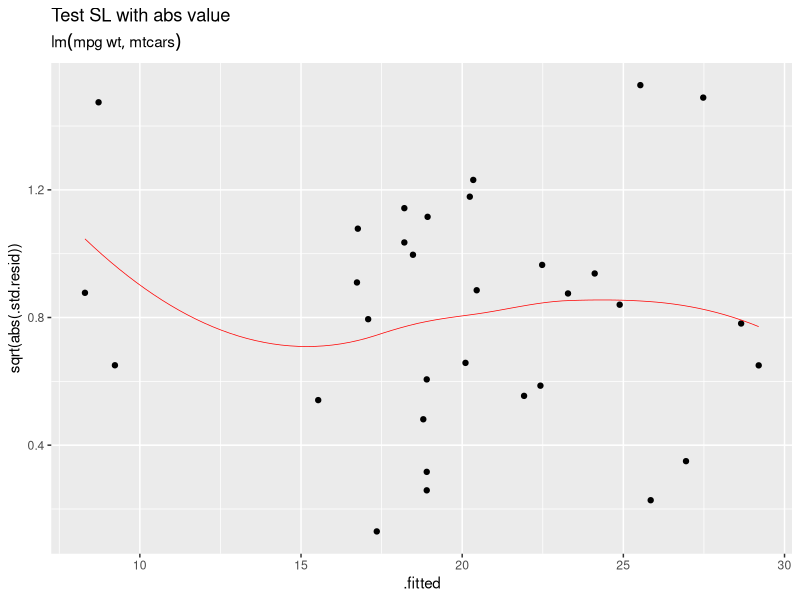

This chart was generated by the following R code: (Note: this script raises an error after producing the figure.)
## ---- chunk 1
knitr::opts_chunk$set(echo = TRUE, message=FALSE,warning=FALSE,warnings=FALSE,messages=FALSE)
## ---- chunk 2
library(tidyverse)
library(broom)
library(gridExtra)

# Traditional Model
lm.1 <- lm(mpg ~ wt,data=mtcars)

# Generic name
My.Mod <- lm.1
# Tidy output
Tidy.Mod <- augment(My.Mod)

# Attributes
class(My.Mod)
attributes(My.Mod)
head(Tidy.Mod,4)
## ---- chunk 3

## ---- chunk 4

## ---- chunk 5

## ---- chunk 6
# Raw
Tidy.Mod$.std.resid

# Why so many NAN's?
sqrt(Tidy.Mod$.std.resid)

#Try Abs value
sqrt(abs(Tidy.Mod$.std.resid))

D3abs <- augment(My.Mod) %>% 
  ggplot(aes(x=.fitted, y=sqrt(abs(.std.resid)))) +
  geom_point()+
  labs(title="Test SL with abs value",subtitle=My.Mod$call) + 
  geom_smooth(se=FALSE,colour="red",size=.25) 

D3abs


## ---- chunk 7
## text?
D3c <- D3 + geom_text(aes(label=.rownames),
               nudge_x = 1, nudge_y = .1, 
               colour="blue")

# extra txt library
library(ggrepel) 

D3d <- D3 + geom_text_repel(aes(label = .rownames))

D3e <- D3 + geom_text(aes(label=ifelse(
  (.std.resid>1*IQR(.std.resid)),.rownames,"")),
          hjust=-0.1,vjust=-0.1,size=2.5)

#grid extra
grid.arrange(D3c, D3d, D3e, ncol=2)



## ---- chunk 8

## ---- chunk 9

## ---- chunk 10

## ---- chunk 11

## ---- chunk 12
par(mfrow=c(2,3))
plot(My.Mod,which=1:6)
